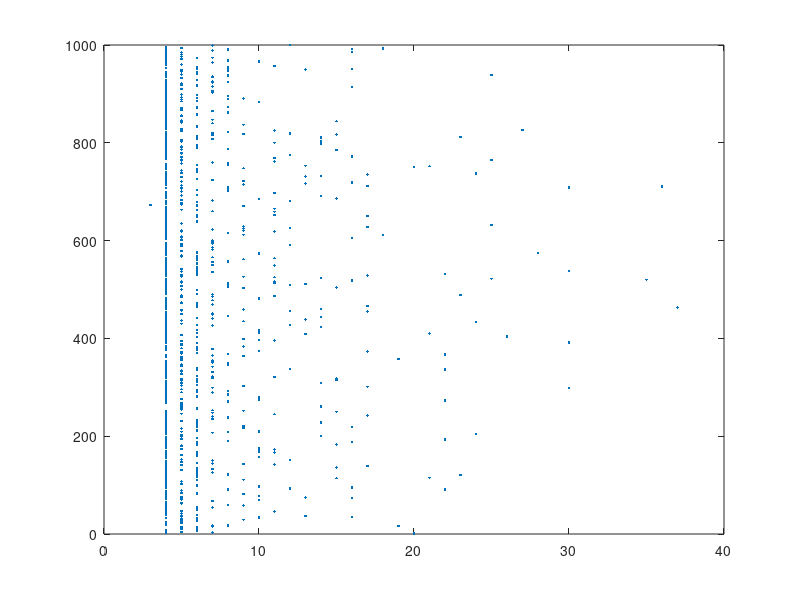
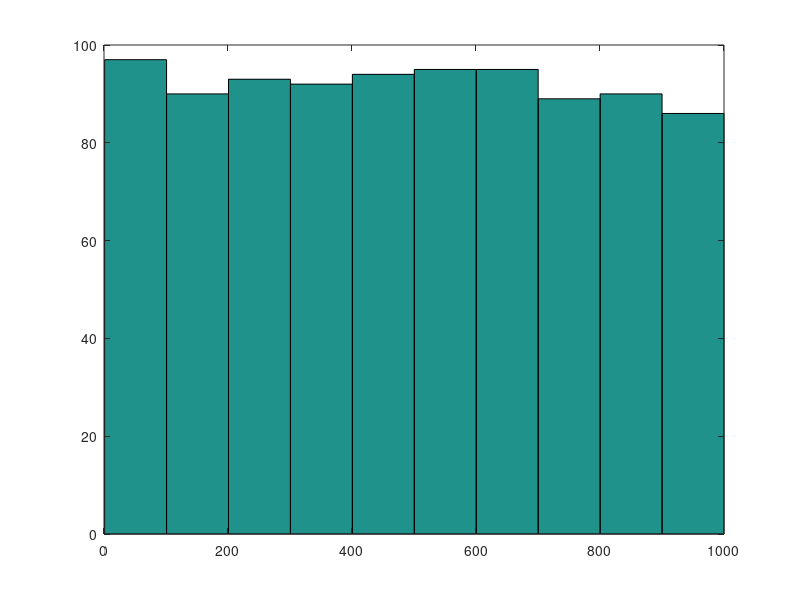

The MATLAB script that drew these images, in order:
% Created by Eugene M. Izhikevich, February 25, 2003
% Excitatory neurons    Inhibitory neurons
Ne=800;                 Ni=200;
re=rand(Ne,1);          ri=rand(Ni,1);
a=[0.03*ones(Ne,1);     0.03*ones(Ni,1)];
b=[0.25*ones(Ne,1);      0.25*ones(Ni,1)];
c=[-60*ones(Ne,1);        -60*ones(Ni,1)];
d=[4*ones(Ne,1);           4*ones(Ni,1)];
S=[0.5*rand(Ne+Ni,Ne),  -rand(Ne+Ni,Ni)];

v=-65*ones(Ne+Ni,1);    % Initial values of v
u=b.*v;                 % Initial values of u
firings=[];             % spike timings

weights=rand(Ne+Ni);

connectivity=0.01;

weights(rand(Ne+Ni)>connectivity)=0;

for i=1:Ne+Ni
   weights(i,i)=0; 
   if i>800
   weights(i,:)=-2*weights(i,:);   
   end    
end




wI=zeros(Ne+Ni,1);
I=[100*rand(Ne+Ni,1)];
for t=1:1000            % simulation of 1000 ms
   % thalamic input
  fired=find(v>=30);    % indices of spikes
  firings=[firings; t+0*fired,fired];
  v(fired)=c(fired);
  u(fired)=u(fired)+d(fired);
  %I=I+sum(S(:,fired),2);
  v=v+0.5*(0.04*v.^2+5*v+140-u+I+wI); % step 0.5 ms
  
  u=u+a.*(b.*v-u);                 % stability

  action_matrix=v;
  action_matrix(action_matrix>=30)=1;
  action_matrix(action_matrix~=1)=0;
  
  wI=weights*action_matrix;
  I=0;
end;

close all
plot(firings(:,1),firings(:,2),'.');
figure
hist(firings(:,2))

